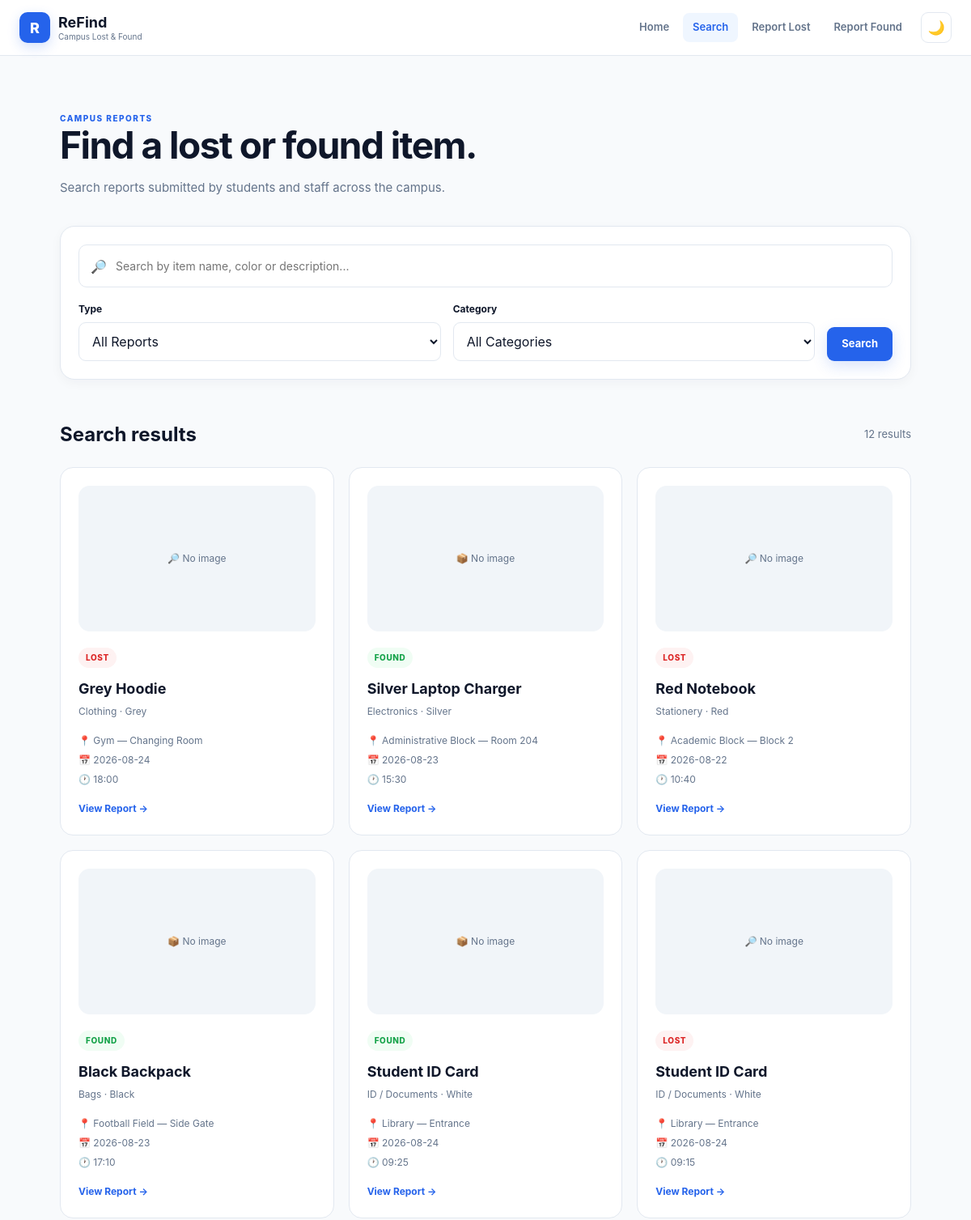
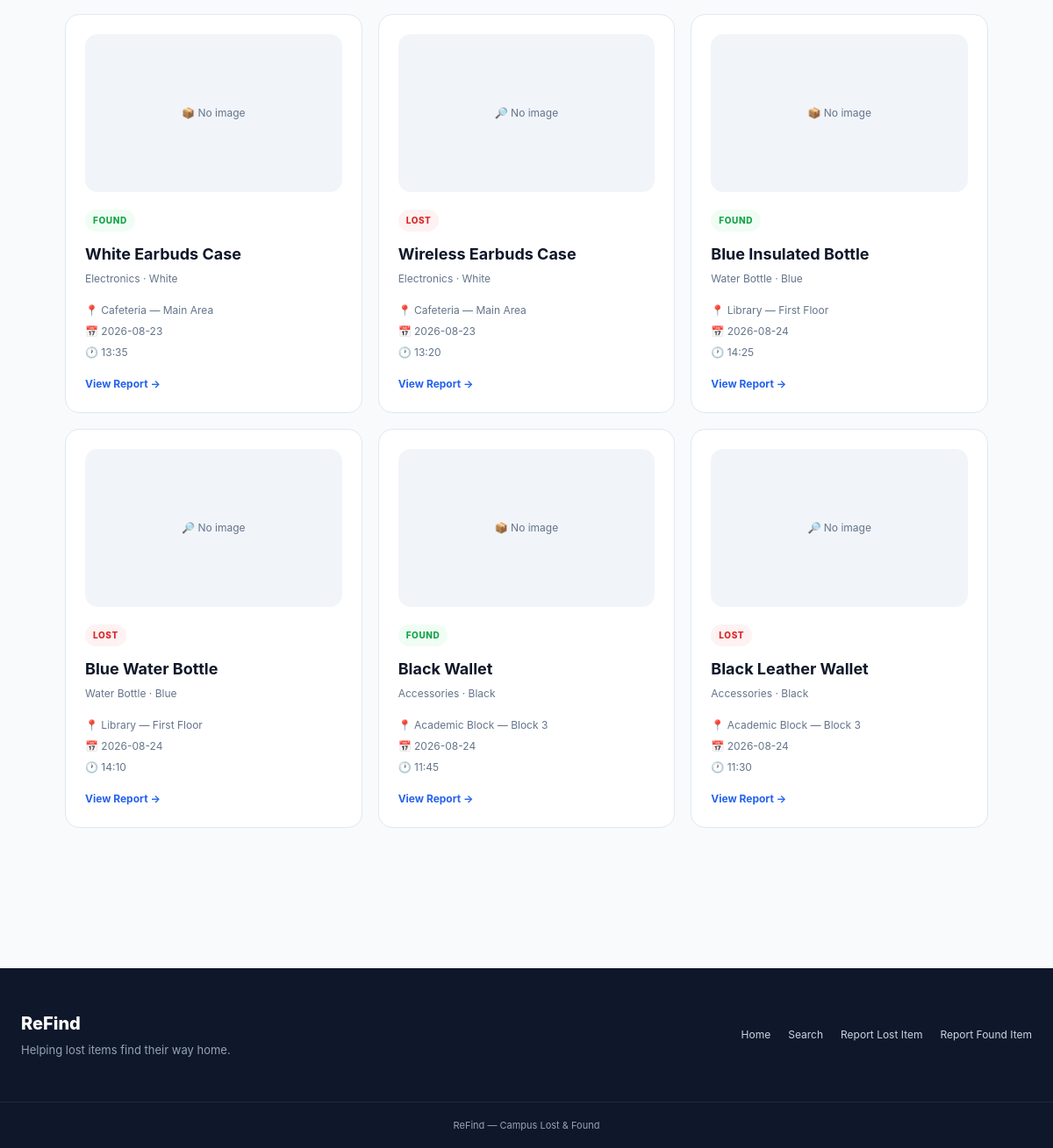
Screenshot of /search with the database file from the repository (2 pictures, top to bottom).
### tables this page shows
CREATE TABLE reports (
            id INTEGER PRIMARY KEY AUTOINCREMENT,
            item_name TEXT NOT NULL,
            category TEXT NOT NULL,
            color TEXT NOT NULL,
            description TEXT NOT NULL,
            location_type TEXT NOT NULL,
            location_details TEXT NOT NULL,
            date_lost TEXT NOT NULL,
            time_lost TEXT NOT NULL,
            report_type TEXT NOT NULL,
            status TEXT NOT NULL
        , image_filename TEXT);

### app.py (the view, shortened to what this page needs)
@app.route("/search")
def search():
    query = request.args.get("q", "").strip()
    report_type = request.args.get("type", "ALL")
    category = request.args.get("category", "ALL")
    connection = get_db_connection()
    sql = """
        SELECT *
        FROM reports
        WHERE status = 'ACTIVE'
    """
    parameters = []
    if report_type != "ALL":
        sql += """
            AND report_type = ?
        """
        parameters.append(report_type)
    if category != "ALL":
        sql += """
            AND category = ?
        """
        parameters.append(category)
    sql += """
        ORDER BY id DESC
    """
    reports = connection.execute(
        sql,
        parameters
    ).fetchall()
    connection.close()
    return render_template(
        "search.html",
        reports=reports,
        query=query,
        report_type=report_type,
        category=category
    )

### app.py (called while the page is built)
def get_db_connection():
    connection = sqlite3.connect(DATABASE)
    connection.row_factory = sqlite3.Row
    return connection

### templates/search.html (shortened to what this page needs)
<!DOCTYPE html>
<html lang="en">
<head>
    <link
        rel="stylesheet"
        href="{{ url_for('static', filename='css/style.css') }}"
    >
</head>
<body>
<header class="navbar">
    <div class="nav-container">
        <a
            href="{{ url_for('home') }}"
            class="logo"
        >
            <span class="logo-mark">
                R
            </span>
            <span>
                <strong>
                    ReFind
                </strong>
                <small>
                    Campus Lost & Found
                </small>
            </span>
        </a>
        <nav class="nav-links">
            <a href="{{ url_for('home') }}">
                Home
            </a>
            <a
                href="{{ url_for('search') }}"
                class="active"
            >
                Search
            </a>
            <a href="{{ url_for('report_lost') }}">
                Report Lost
            </a>
            <a href="{{ url_for('report_found') }}">
                Report Found
            </a>
        </nav>
    </div>
</header>
<main class="search-page">
    <div class="search-header">
        <p class="section-label">
            CAMPUS REPORTS
        </p>
        <h1>
            Find a lost or found item.
        </h1>
        <p>
            Search reports submitted by students and staff
            across the campus.
        </p>
    </div>
    <form
        class="search-form"
        method="GET"
        action="{{ url_for('search') }}"
    >
        <div class="search-input-wrapper">
            <span class="search-icon">
            </span>
            <input
                type="text"
                name="q"
                value="{{ query }}"
                placeholder="Search by item name, color or description..."
                autocomplete="off"
            >
        </div>
        <div class="search-filters">
            <div class="filter-group">
                <label for="report-type">
                    Type
                </label>
                <select
                    name="type"
                    id="report-type"
                >
                    <option
                        value="ALL"
                        {% if report_type == "ALL" %}
                            selected
                        {% endif %}
                    >
                        All Reports
                    </option>
                </select>
            </div>
            <div class="filter-group">
                <label for="category">
                    Category
                </label>
                <select
                    name="category"
                    id="category"
                >
                    <option
                        value="ALL"
                        {% if category == "ALL" %}
                            selected
                        {% endif %}
                    >
                        All Categories
                    </option>
                </select>
            </div>
            <button
                type="submit"
                class="btn btn-primary search-button"
            >
                Search
            </button>
        </div>
    </form>
    <section class="search-results">
        <div class="results-header">
            <h2>
                Search results
            </h2>
            <span>
                {{ reports|length }}
                result{% if reports|length != 1 %}s{% endif %}
            </span>
        </div>
        {% if reports %}
            <div class="search-grid">
                {% for report in reports %}
                    <article class="search-card">
                        <div class="search-card-image">
                            {% if report["image_filename"] %}
                                <img
                                    src="{{ url_for(
                                        'static',
                                        filename='uploads/' + report['image_filename']
                                    ) }}"
                                    alt="{{ report['item_name'] }}"
                                >
                            {% else %}
                                <div class="search-no-image">
                                    {% if report["report_type"] == "LOST" %}
                                        🔎
                                    {% else %}
                                        📦
                                    {% endif %}
                                    <span>
                                        No image
                                    </span>
                                </div>
                            {% endif %}
                        </div>
                        <div class="search-card-top">
                            {% if report["report_type"] == "LOST" %}
                                <span class="status lost">
                                    LOST
                                </span>
                            {% else %}
                                <span class="status found">
                                    FOUND
                                </span>
                            {% endif %}
                        </div>
                        <h3>
                            {{ report["item_name"] }}
                        </h3>
                        <p>
                            {{ report["category"] }}
                            ·
                            {{ report["color"] }}
                        </p>
                        <div class="search-card-details">
                            <span>
                                📍
                                {{ report["location_type"] }}
                                {% if report["location_details"] %}
                                    —
                                    {{ report["location_details"] }}
                                {% endif %}
                            </span>
                            <span>
                                📅
                                {{ report["date_lost"] }}
                            </span>
                            <span>
                                🕐
                                {{ report["time_lost"] }}
                            </span>
                        </div>
                        <a
                            href="{{ url_for(
                                'report_details',
                                report_id=report['id']
                            ) }}"
                            class="card-link"
                        >
                            View Report →
                        </a>
                    </article>
                {% endfor %}
            </div>
        {% endif %}
    </section>
</main>
<footer class="footer">
    <div class="footer-container">
        <div>
            <div class="footer-logo">
                ReFind
            </div>
            <p>
                Helping lost items find their way home.
            </p>
        </div>
        <div class="footer-links">
            <a href="{{ url_for('home') }}">
                Home
            </a>
            <a href="{{ url_for('search') }}">
                Search
            </a>
            <a href="{{ url_for('report_lost') }}">
                Report Lost Item
            </a>
            <a href="{{ url_for('report_found') }}">
                Report Found Item
            </a>
        </div>
    </div>
    <div class="footer-bottom">
        ReFind — Campus Lost & Found
    </div>
</footer>
</body>
</html>

### rows the page displays
reports: report_type "LOST", item_name "Grey Hoodie", category "Clothing", color "Grey", location_type "Gym", location_details "Changing Room", date_lost "2026-08-24", time_lost "18:00"
reports: report_type "FOUND", item_name "Silver Laptop Charger", category "Electronics", color "Silver", location_type "Administrative Block", location_details "Room 204", date_lost "2026-08-23", time_lost "15:30"
reports: report_type "LOST", item_name "Red Notebook", category "Stationery", color "Red", location_type "Academic Block", location_details "Block 2", date_lost "2026-08-22", time_lost "10:40"
reports: report_type "FOUND", item_name "Black Backpack", category "Bags", color "Black", location_type "Football Field", location_details "Side Gate", date_lost "2026-08-23", time_lost "17:10"
reports: report_type "FOUND", item_name "Student ID Card", category "ID / Documents", color "White", location_type "Library", location_details "Entrance", date_lost "2026-08-24", time_lost "09:25"
reports: report_type "LOST", item_name "Student ID Card", category "ID / Documents", color "White", location_type "Library", location_details "Entrance", date_lost "2026-08-24", time_lost "09:15"
reports: report_type "FOUND", item_name "White Earbuds Case", category "Electronics", color "White", location_type "Cafeteria", location_details "Main Area", date_lost "2026-08-23", time_lost "13:35"
reports: report_type "LOST", item_name "Wireless Earbuds Case", category "Electronics", color "White", location_type "Cafeteria", location_details "Main Area", date_lost "2026-08-23", time_lost "13:20"
reports: report_type "FOUND", item_name "Blue Insulated Bottle", category "Water Bottle", color "Blue", location_type "Library", location_details "First Floor", date_lost "2026-08-24", time_lost "14:25"
reports: report_type "LOST", item_name "Blue Water Bottle", category "Water Bottle", color "Blue", location_type "Library", location_details "First Floor", date_lost "2026-08-24", time_lost "14:10"
reports: report_type "FOUND", item_name "Black Wallet", category "Accessories", color "Black", location_type "Academic Block", location_details "Block 3", date_lost "2026-08-24", time_lost "11:45"
reports: report_type "LOST", item_name "Black Leather Wallet", category "Accessories", color "Black", location_type "Academic Block", location_details "Block 3", date_lost "2026-08-24", time_lost "11:30"

### other values shown
{{ reports|length }} "12"
